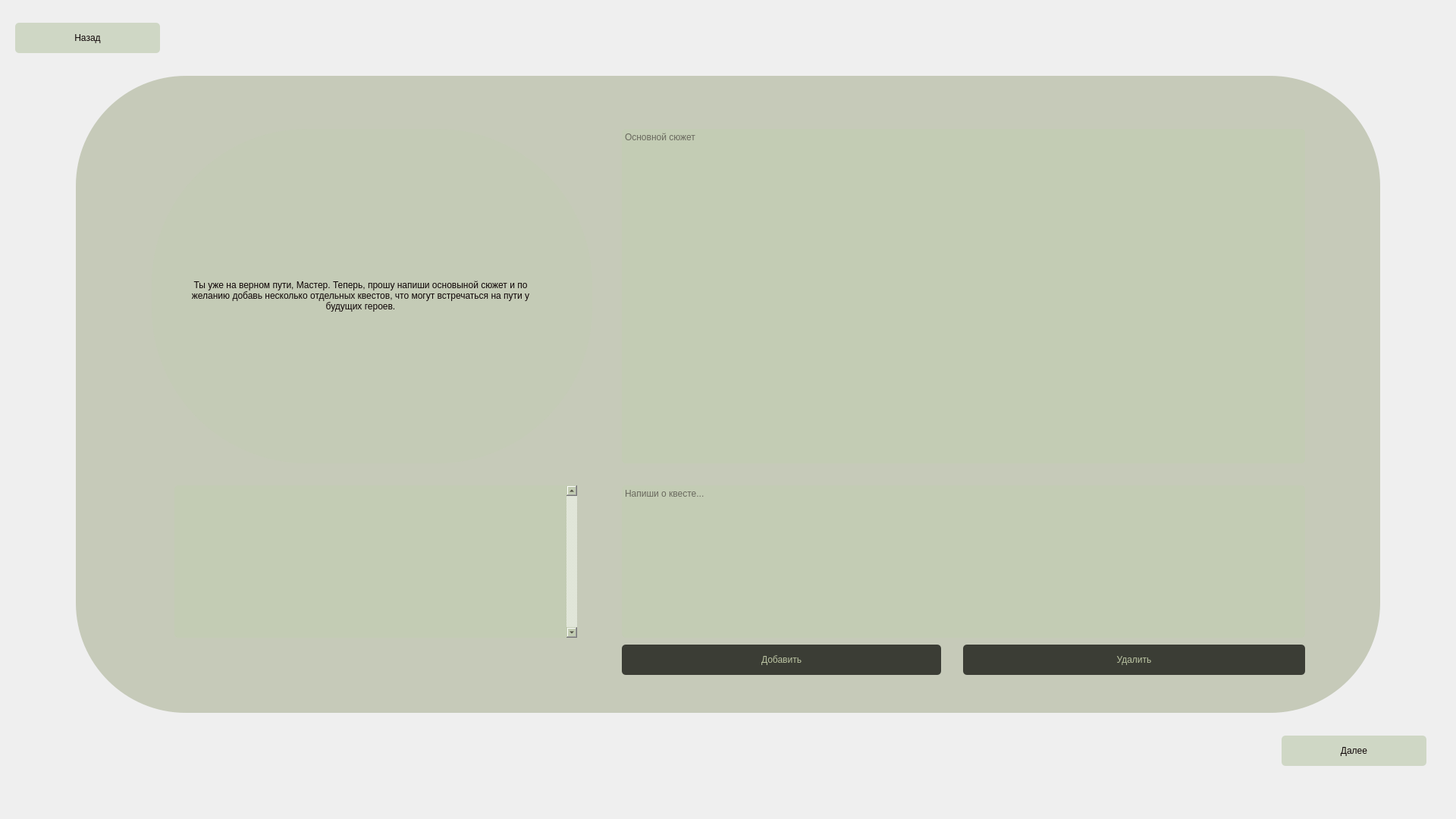
<?xml version="1.0" encoding="UTF-8"?>
<ui version="4.0">
 <class>Form2</class>
 <widget class="QWidget" name="Form2">
  <property name="geometry">
   <rect>
    <x>0</x>
    <y>0</y>
    <width>1920</width>
    <height>1080</height>
   </rect>
  </property>
  <property name="windowTitle">
   <string>Form</string>
  </property>
  <widget class="QLabel" name="label">
   <property name="geometry">
    <rect>
     <x>0</x>
     <y>0</y>
     <width>1920</width>
     <height>1080</height>
    </rect>
   </property>
   <property name="styleSheet">
    <string notr="true">border-image: url(&quot;/home/dis/Документы/sharag/sh3_2/мдк 02/kod/dnd/picture/forest5.jpg&quot;) 0 0 0 0 stretch stretch</string>
   </property>
   <property name="text">
    <string/>
   </property>
  </widget>
  <widget class="QLabel" name="label_2">
   <property name="geometry">
    <rect>
     <x>100</x>
     <y>100</y>
     <width>1720</width>
     <height>840</height>
    </rect>
   </property>
   <property name="styleSheet">
    <string notr="true">/*background-color: rgba(241, 243, 181, 55);*/
background-color: rgba(99, 113, 54, 75);
border-radius: 145px;</string>
   </property>
   <property name="text">
    <string/>
   </property>
  </widget>
  <widget class="QLabel" name="label_3">
   <property name="geometry">
    <rect>
     <x>200</x>
     <y>170</y>
     <width>581</width>
     <height>441</height>
    </rect>
   </property>
   <property name="styleSheet">
    <string notr="true">
color: rgb(14, 4, 5);
font: 500 italic 18pt &quot;Z003 [urw]&quot;;
background-color: rgba(193, 204, 178, 115);
border-radius: 205px;
opacity: 0.5;</string>
   </property>
   <property name="text">
    <string>&lt;html&gt;&lt;head/&gt;&lt;body&gt;&lt;p align=&quot;justify&quot;&gt;&lt;br/&gt;&lt;/p&gt;&lt;/body&gt;&lt;/html&gt;</string>
   </property>
   <property name="textFormat">
    <enum>Qt::TextFormat::AutoText</enum>
   </property>
   <property name="scaledContents">
    <bool>false</bool>
   </property>
   <property name="wordWrap">
    <bool>true</bool>
   </property>
  </widget>
  <widget class="QPushButton" name="ptm_del_kvest">
   <property name="geometry">
    <rect>
     <x>1270</x>
     <y>850</y>
     <width>451</width>
     <height>40</height>
    </rect>
   </property>
   <property name="styleSheet">
    <string notr="true">color: rgb(188, 197, 163);
font: 500 italic 20pt &quot;Z003 [urw]&quot;;
background-color: rgba(21, 22, 17,200);
border-radius: 5px;
opacity: 0.5;</string>
   </property>
   <property name="text">
    <string>Удалить</string>
   </property>
  </widget>
  <widget class="QPushButton" name="btm_add_kvest">
   <property name="geometry">
    <rect>
     <x>820</x>
     <y>850</y>
     <width>421</width>
     <height>40</height>
    </rect>
   </property>
   <property name="styleSheet">
    <string notr="true">color: rgb(188, 197, 163);
font: 500 italic 20pt &quot;Z003 [urw]&quot;;
background-color: rgba(21, 22, 17,200);
border-radius: 5px;
opacity: 0.5;</string>
   </property>
   <property name="text">
    <string>Добавить</string>
   </property>
  </widget>
  <widget class="QListWidget" name="list_kvest">
   <property name="geometry">
    <rect>
     <x>230</x>
     <y>640</y>
     <width>531</width>
     <height>201</height>
    </rect>
   </property>
   <property name="styleSheet">
    <string notr="true">
color: rgb(14, 4, 5);
font: 500 italic 16pt &quot;Z003 [urw]&quot;;
background-color: rgba(193, 204, 178, 195);
border-radius: 5px;
opacity: 0.5;</string>
   </property>
   <property name="verticalScrollBarPolicy">
    <enum>Qt::ScrollBarPolicy::ScrollBarAlwaysOn</enum>
   </property>
  </widget>
  <widget class="QPushButton" name="btm_dalee">
   <property name="geometry">
    <rect>
     <x>1690</x>
     <y>970</y>
     <width>191</width>
     <height>40</height>
    </rect>
   </property>
   <property name="styleSheet">
    <string notr="true">color: rgb(14, 4, 5);
font: 500 italic 20pt &quot;Z003 [urw]&quot;;
background-color: rgba(193, 204, 178, 175);
border-radius: 5px;
opacity: 0.5;</string>
   </property>
   <property name="text">
    <string>Далее</string>
   </property>
  </widget>
  <widget class="QPushButton" name="btm_nazad">
   <property name="geometry">
    <rect>
     <x>20</x>
     <y>30</y>
     <width>191</width>
     <height>40</height>
    </rect>
   </property>
   <property name="styleSheet">
    <string notr="true">color: rgb(14, 4, 5);
font: 500 italic 20pt &quot;Z003 [urw]&quot;;
background-color: rgba(193, 204, 178, 175);
border-radius: 5px;
opacity: 0.5;</string>
   </property>
   <property name="text">
    <string>Назад</string>
   </property>
  </widget>
  <widget class="QLabel" name="label_4">
   <property name="geometry">
    <rect>
     <x>250</x>
     <y>210</y>
     <width>451</width>
     <height>361</height>
    </rect>
   </property>
   <property name="styleSheet">
    <string notr="true">
color: rgb(14, 4, 5);
font: 500 italic 18pt &quot;Z003 [urw]&quot;;
</string>
   </property>
   <property name="text">
    <string>&lt;html&gt;&lt;head/&gt;&lt;body&gt;&lt;p align=&quot;center&quot;&gt;Ты уже на верном пути, Мастер. Теперь, прошу напиши основыной сюжет и по желанию добавь несколько отдельных квестов, что могут встречаться на пути у будущих героев.&lt;/p&gt;&lt;/body&gt;&lt;/html&gt;</string>
   </property>
   <property name="scaledContents">
    <bool>true</bool>
   </property>
   <property name="wordWrap">
    <bool>true</bool>
   </property>
  </widget>
  <widget class="QTextEdit" name="textEdit_sujet">
   <property name="geometry">
    <rect>
     <x>820</x>
     <y>170</y>
     <width>901</width>
     <height>441</height>
    </rect>
   </property>
   <property name="styleSheet">
    <string notr="true">
color: rgb(14, 4, 5);
font: 500 italic 16pt &quot;Z003 [urw]&quot;;
background-color: rgba(193, 204, 178, 195);
border-radius: 5px;
opacity: 0.5;</string>
   </property>
   <property name="placeholderText">
    <string>Основной сюжет</string>
   </property>
  </widget>
  <widget class="QTextEdit" name="textEdit_kvest">
   <property name="geometry">
    <rect>
     <x>820</x>
     <y>640</y>
     <width>901</width>
     <height>201</height>
    </rect>
   </property>
   <property name="styleSheet">
    <string notr="true">
color: rgb(14, 4, 5);
font: 500 italic 16pt &quot;Z003 [urw]&quot;;
background-color: rgba(193, 204, 178, 195);
border-radius: 5px;
opacity: 0.5;</string>
   </property>
   <property name="placeholderText">
    <string>Напиши о квесте...</string>
   </property>
  </widget>
 </widget>
 <resources/>
 <connections/>
</ui>
